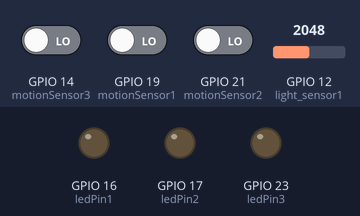
A sketch run on a simulated ESP32. On the bench: output pins drawn as LEDs (lit = HIGH). The inputs (shaded band) are chosen by the test bench; at power-on: GPIO 14 (motionSensor3) LOW, GPIO 19 (motionSensor1) LOW, GPIO 21 (motionSensor2) LOW, GPIO 12 (light_sensor1) = 2048.

Above: at 5.8 s.
5.9 s: GPIO 14 (motionSensor3) driven HIGH
At 10.8 s:
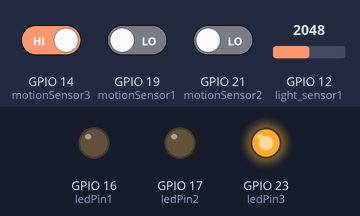
11.5 s: GPIO 19 (motionSensor1) driven HIGH
At 15.8 s:
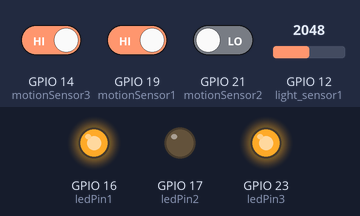
16.5 s: GPIO 21 (motionSensor2) driven HIGH
At 20.8 s:
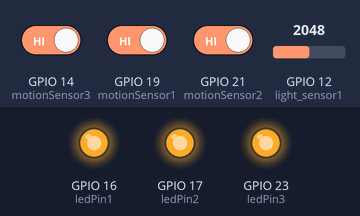
Timing chart, 0 to 22.3 s (numbered marks = the images above; inputs shaded):
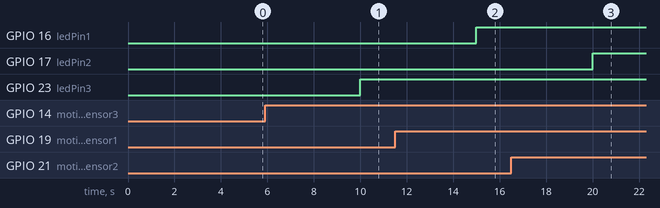

The sketch:

Streetlightlogic.ino.ino
```cpp
const int ledPin1 = 16; // First LED connected to GPIO pin 16
const int ledPin2 = 17; // Second LED connected to GPIO pin 17
const int ledPin3 = 23;
const int ledPin4 = 16;
const int ledPin5 = 17;
const int ledPin6 = 23;
const int motionSensor1 = 19; // First motion sensor connected to GPIO pin 19
const int motionSensor2 = 21; // Second motion sensor connected to GPIO pin 20
const int motionSensor3 = 14;
const int motionSensor4 = 19;
const int motionSensor5 = 21;
const int motionSensor6 = 14;

const int light_sensor1 = 12;
const int light_sensor2 = 26;
const int light_sensor3 = 13;
const int light_sensor4 = 12;
const int light_sensor5 = 27;
const int light_sensor6 = 13;

bool motionDetected1 = false; // Motion detected by first sensor
bool motionDetected2 = false; // Motion detected by second sensor
bool motionDetected3 = false;
bool motionDetected4 = false;
bool motionDetected5 = false;
bool motionDetected6 = false;
unsigned long lastMotionTime = 0; // Time when motion was last detected

// Time interval to wait for the second motion before turning off all LEDs (in milliseconds)
const unsigned long motionTimeout = 5000; // 5 seconds

void setup() {
  Serial.begin(115200);
  pinMode(ledPin1, OUTPUT);
  pinMode(ledPin2, OUTPUT);
  pinMode(ledPin3, OUTPUT);
  pinMode(ledPin4, OUTPUT);
  pinMode(ledPin5, OUTPUT);
  pinMode(ledPin6, OUTPUT);
  pinMode(motionSensor1, INPUT);
  pinMode(motionSensor2, INPUT);
  pinMode(motionSensor3, INPUT);
  pinMode(motionSensor4, INPUT);
  pinMode(motionSensor5, INPUT);
  pinMode(motionSensor6, INPUT);
  pinMode(light_sensor1, INPUT);
  pinMode(light_sensor2, INPUT);
  pinMode(light_sensor3, INPUT);
  pinMode(light_sensor4, INPUT);
  pinMode(light_sensor5, INPUT);
  pinMode(light_sensor6, INPUT);

}

void loop() {
  //printse();
  if (analogRead(light_sensor1)  > 500)
  {  // Check motion sensor 1

    if (digitalRead(motionSensor1) == HIGH) {
      motionDetected1 = true;
      lastMotionTime = millis();
      digitalWrite(ledPin1, HIGH); // Turn on first LED
    }

    // Check motion sensor 2
    if (digitalRead(motionSensor2) == HIGH) {
      motionDetected2 = true;
      lastMotionTime = millis();
      digitalWrite(ledPin2, HIGH); // Turn on second LED
    }

    // Check motion sensor 3
    if (digitalRead(motionSensor3) == HIGH) {
      motionDetected3 = true;
      lastMotionTime = millis();
      digitalWrite(ledPin3, HIGH); // Turn on second LED
    }

    // Check motion sensor 4
    if (digitalRead(motionSensor4) == HIGH) {
      motionDetected4 = true;
      lastMotionTime = millis();
      digitalWrite(ledPin4, HIGH); // Turn on first LED
    }

    // Check motion sensor 5
    if (digitalRead(motionSensor5) == HIGH) {
      motionDetected5 = true;
      lastMotionTime = millis();
      digitalWrite(ledPin5, HIGH); // Turn on first LED
    }

    // Check motion sensor 6
    if (digitalRead(motionSensor6) == HIGH) {
      motionDetected6 = true;
      lastMotionTime = millis();
      digitalWrite(ledPin6, HIGH); // Turn on first LED
    }

    // Check if motion timeout has elapsed
    if (millis() - lastMotionTime >= motionTimeout) {
      motionDetected1 = false;
      motionDetected2 = false;
      motionDetected3 = false;
      motionDetected4 = false;
      motionDetected5 = false;
      motionDetected6 = false;
      digitalWrite(ledPin1, LOW); // Turn off first LED
      digitalWrite(ledPin2, LOW); // Turn off second LED
      digitalWrite(ledPin3, LOW);
      digitalWrite(ledPin4, LOW);
      digitalWrite(ledPin5, LOW);
      digitalWrite(ledPin6, LOW);
    }

    // Adjust delay as needed to avoid excessive checking
  }
  delay(5000);
}
```

Measured:
- after the input at 5.9 s, GPIO 23 (ledPin3): LOW → HIGH after 4.1 s
- after the input at 11.5 s, GPIO 16 (ledPin1): LOW → HIGH after 3.5 s
- after the input at 16.5 s, GPIO 17 (ledPin2): LOW → HIGH after 3.5 s
